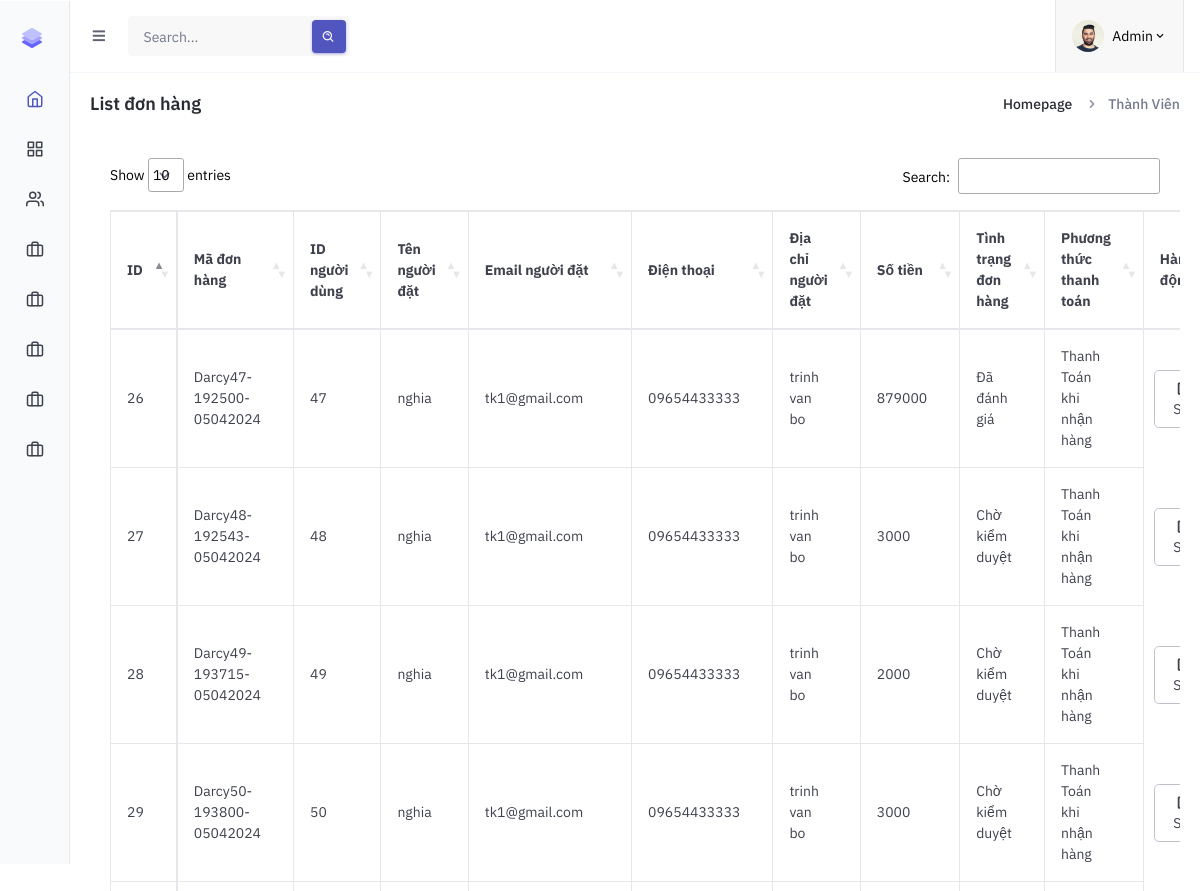
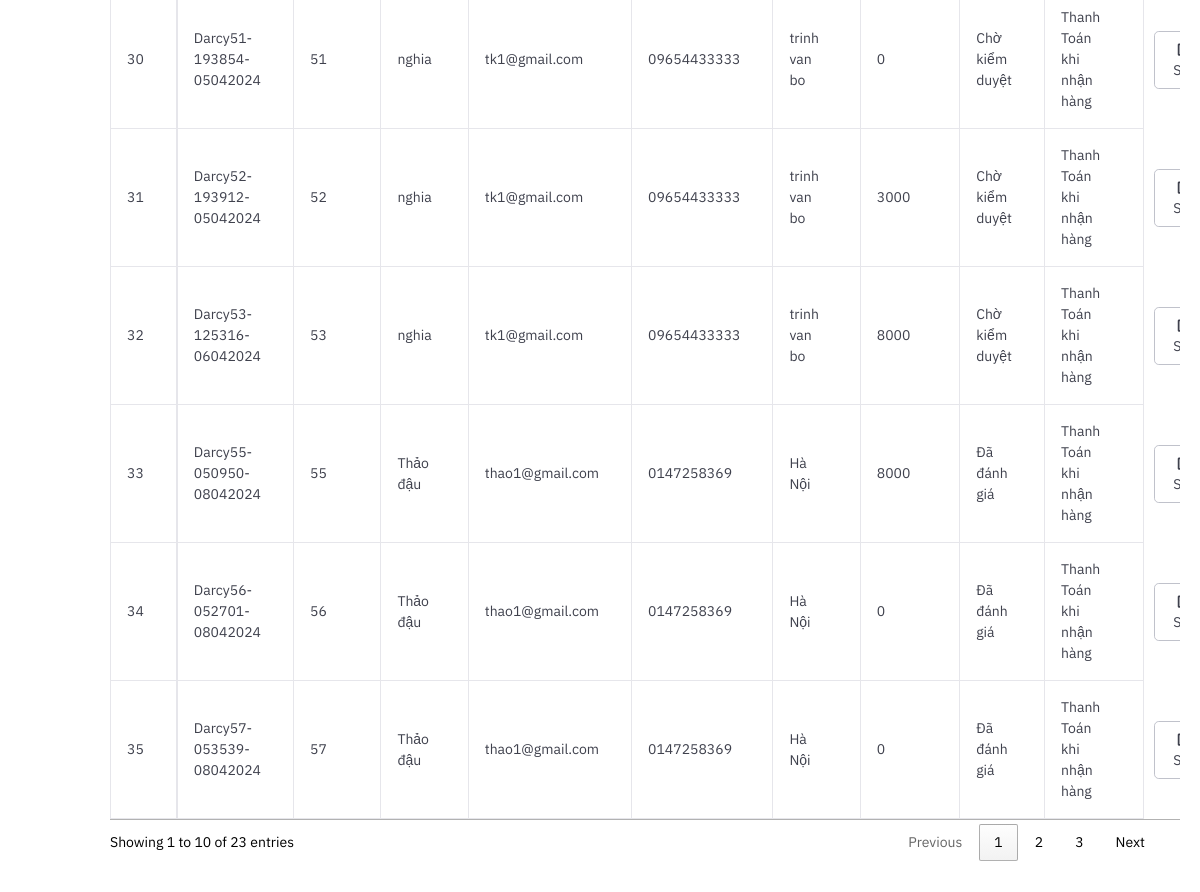
The page /admin/index.php?pg=listbill (signed in) on the database its author committed (2 pictures, top to bottom).
### tables this page shows
CREATE TABLE `bill` (
  `id` int(11) NOT NULL,
  `madh` varchar(50) NOT NULL,
  `iduser` int(11) NOT NULL,
  `nguoidat_ten` varchar(50) NOT NULL,
  `nguoidat_email` varchar(50) NOT NULL,
  `nguoidat_tell` varchar(20) NOT NULL,
  `nguoidat_diachi` varchar(100) NOT NULL,
  `ngaydathang` datetime NOT NULL DEFAULT current_timestamp(),
  `nguoinhan_ten` varchar(50) DEFAULT NULL,
  `nguoinhan_diachi` varchar(50) DEFAULT NULL,
  `nguoinhan_tel` varchar(20) DEFAULT NULL,
  `total` int(11) NOT NULL,
  `ship` int(11) NOT NULL DEFAULT 0,
  `voucher` int(11) NOT NULL DEFAULT 0,
  `tongthanhtoan` int(11) NOT NULL,
  `bill_status` varchar(255) NOT NULL DEFAULT '0' COMMENT '0:Đơn hàng mới 1:Đang xử lí 2:Đang giao hàng 3:hoàn tất',
  `pttt` tinyint(1) NOT NULL COMMENT '0: COD; 1:CK; 2:Thanh toán online'
);

### dao/pdo.php (called while the page is built, shortened)
<?php
function pdo_get_connection(){
    $dburl = "mysql:host=localhost;dbname=da222;charset=utf8";
    $username = 'root';
    $password = '';
    $conn = new PDO($dburl, $username, $password);
    $conn->setAttribute(PDO::ATTR_ERRMODE, PDO::ERRMODE_EXCEPTION);
    return $conn;
}
function pdo_query($sql){
    $sql_args = array_slice(func_get_args(), 1);
    try{
        $conn = pdo_get_connection();
        $stmt = $conn->prepare($sql);
        $stmt->execute($sql_args);
        $rows = $stmt->fetchAll();
        return $rows;
    }
    catch(PDOException $e){
        throw $e;
    }
    finally{
        unset($conn);
    }
}

### dao/donhang.php (called while the page is built, shortened)
<?php
require_once 'pdo.php';
function loadall_bill_admin()
{
    $sql ="SELECT * FROM bill order by id desc";
    return pdo_query($sql);
}

### admin/view/bill/billlist.php (the view, shortened to what this page needs)
<div class="main-content ">
        <div class="page-content dark:bg-zinc-700">
            <div class="container-fluid px-[0.625rem]">
                <div class="grid grid-cols-1 mb-5">
                    <div class="flex items-center justify-between">
                        <h4 class="mb-sm-0 text-lg font-semibold grow text-gray-800 dark:text-gray-100">List đơn hàng </h4>
                        <nav class="flex" aria-label="Breadcrumb">
                            <ol class="inline-flex items-center space-x-1 md:space-x-3">
                                <li class="inline-flex items-center">
                                    <a href="#" class="inline-flex items-center text-sm font-medium text-gray-800 hover:text-gray-900 dark:text-zinc-100 dark:hover:text-white">
                                        Homepage
                                    </a>
                                </li>
                                <li>
                                    <div class="flex items-center">
                                        <svg class="w-4 h-4 text-gray-400" fill="currentColor" viewBox="0 0 20 20" xmlns="http://www.w3.org/2000/svg">
                                            <path fill-rule="evenodd" d="M7.293 14.707a1 1 0 010-1.414L10.586 10 7.293 6.707a1 1 0 011.414-1.414l4 4a1 1 0 010 1.414l-4 4a1 1 0 01-1.414 0z" clip-rule="evenodd"></path>
                                        </svg>
                                        <a href="#" class="ml-1 text-sm font-medium text-gray-500 hover:text-gray-900 md:ml-2 dark:text-gray-100 dark:hover:text-white">Thành Viên</a>
                                    </div>
                                </li>
                            </ol>
                        </nav>
                    </div>
                </div>
                <div class=" dark:bg-zinc-800 dark:border-zinc-600">
                            <div class="card-body relative overflow-x-auto">
                                <table id="example" class="table w-full pt-4 text-gray-700 dark:text-zinc-100">
                                    <thead>
                                        <tr>
                                            <th class="p-4 pr-8 border border-y-2 border-gray-50 dark:border-zinc-600">ID</th>
                                            <th class="p-4 pr-8 border border-y-2 border-gray-50 dark:border-zinc-600">Mã đơn hàng</th>
                                             <th class="p-4 pr-8 border border-y-2 border-gray-50 dark:border-zinc-600 border-l-0">ID người dùng</th>
                                            <th class="p-4 pr-8 border border-y-2 border-gray-50 dark:border-zinc-600 border-l-0">Tên người đặt</th>
                                            <th class="p-4 pr-8 border border-y-2 border-gray-50 dark:border-zinc-600 border-l-0">Email người đặt</th>
                                            <th class="p-4 pr-8 border border-y-2 border-gray-50 dark:border-zinc-600 border-l-0">Điện thoại</th>
                                            <th class="p-4 pr-8 border border-y-2 border-gray-50 dark:border-zinc-600 border-l-0">Địa chỉ người đặt</th>
                                            <th class="p-4 pr-8 border border-y-2 border-gray-50 dark:border-zinc-600 border-l-0">Số tiền</th>
                                            <th class="p-4 pr-8 border border-y-2 border-gray-50 dark:border-zinc-600 border-l-0">Tình trạng đơn hàng</th>
                                            <th class="p-4 pr-8 border border-y-2 border-gray-50 dark:border-zinc-600 border-l-0">Phương thức thanh toán</th>
                                            <th class="p-4 pr-8 border border-y-2 border-gray-50 dark:border-zinc-600 border-l-0">Hành động</th>
                                        </tr>
                                    </thead>
                    <tbody>
                    <?php
                    foreach ($listbill as $bill) {
                       extract($bill);
                    ?>
                        <tr>
                            <td class="p-4 pr-8 border border-t-0 border-gray-50 dark:border-zinc-600" ><?php echo $id?></td>
                            <td class="p-4 pr-8 border border-t-0 border-gray-50 dark:border-zinc-600" ><?php echo $madh?></td>
                            <td  class="p-4 pr-8 border border-t-0 border-l-0 border-gray-50 dark:border-zinc-600"><?php echo $iduser?></td>
                            <td  class="p-4 pr-8 border border-t-0 border-l-0 border-gray-50 dark:border-zinc-600"><?php echo $nguoidat_ten?></td>
                            <td  class="p-4 pr-8 border border-t-0 border-l-0 border-gray-50 dark:border-zinc-600"><?php echo $nguoidat_email?></td>
                            <td  class="p-4 pr-8 border border-t-0 border-l-0 border-gray-50 dark:border-zinc-600"><?php echo $nguoidat_tell?></td>
                            <td  class="p-4 pr-8 border border-t-0 border-l-0 border-gray-50 dark:border-zinc-600"><?php echo $nguoidat_diachi?></td>
                            <td  class="p-4 pr-8 border border-t-0 border-l-0 border-gray-50 dark:border-zinc-600"><?php echo $tongthanhtoan?></td>
                            <td  class="p-4 pr-8 border border-t-0 border-l-0 border-gray-50 dark:border-zinc-600"><?php echo $bill_status=="0" ? "Chờ kiểm duyệt" : ( $bill_status=="1" ? "đã kiểm duyệt" : ( $bill_status=="2" ? "Đang Giao Hàng" :  ( $bill_status=="3" ? "đã giao hàng" : "Đã đánh giá") ) ) ?></td>
                            <td  class="p-4 pr-8 border border-t-0 border-l-0 border-gray-50 dark:border-zinc-600"><?php echo $pttt=="0" ? "Thanh Toán khi nhận hàng" : ($pttt=="1" ? "Chuyển khoản" : "Thanh Toán  online" )?></td>
                            <td>
                                <a href="index.php?pg=update_bill&id=<?php echo $id?>" class="btn btn-warning"><i class="fa-solid fa-pen-to-square"></i> Sửa</a>
                        </tr>
                        <?php
                    }
                    ?>
                    </tbody>
                                </table>
                            </div>
                        </div>
            </div>
        </div>

### rows shown on the page
bill: id "35", madh "Darcy57-053539-08042024", iduser "57", nguoidat_ten "Thảo đậu", nguoidat_email "thao1@gmail.com", nguoidat_tell "0147258369", nguoidat_diachi "Hà Nội", tongthanhtoan "0", bill_status "Đã đánh giá", pttt "Thanh Toán khi nhận hàng"
bill: id "34", madh "Darcy56-052701-08042024", iduser "56", nguoidat_ten "Thảo đậu", nguoidat_email "thao1@gmail.com", nguoidat_tell "0147258369", nguoidat_diachi "Hà Nội", tongthanhtoan "0", bill_status "Đã đánh giá", pttt "Thanh Toán khi nhận hàng"
bill: id "33", madh "Darcy55-050950-08042024", iduser "55", nguoidat_ten "Thảo đậu", nguoidat_email "thao1@gmail.com", nguoidat_tell "0147258369", nguoidat_diachi "Hà Nội", tongthanhtoan "8000", bill_status "Đã đánh giá", pttt "Thanh Toán khi nhận hàng"
bill: id "32", madh "Darcy53-125316-06042024", iduser "53", nguoidat_ten "nghia", nguoidat_email "tk1@gmail.com", nguoidat_tell "09654433333", nguoidat_diachi "trinh van bo", tongthanhtoan "8000", bill_status "Chờ kiểm duyệt", pttt "Thanh Toán khi nhận hàng"
bill: id "31", madh "Darcy52-193912-05042024", iduser "52", nguoidat_ten "nghia", nguoidat_email "tk1@gmail.com", nguoidat_tell "09654433333", nguoidat_diachi "trinh van bo", tongthanhtoan "3000", bill_status "Chờ kiểm duyệt", pttt "Thanh Toán khi nhận hàng"
bill: id "30", madh "Darcy51-193854-05042024", iduser "51", nguoidat_ten "nghia", nguoidat_email "tk1@gmail.com", nguoidat_tell "09654433333", nguoidat_diachi "trinh van bo", tongthanhtoan "0", bill_status "Chờ kiểm duyệt", pttt "Thanh Toán khi nhận hàng"
bill: id "29", madh "Darcy50-193800-05042024", iduser "50", nguoidat_ten "nghia", nguoidat_email "tk1@gmail.com", nguoidat_tell "09654433333", nguoidat_diachi "trinh van bo", tongthanhtoan "3000", bill_status "Chờ kiểm duyệt", pttt "Thanh Toán khi nhận hàng"
bill: id "28", madh "Darcy49-193715-05042024", iduser "49", nguoidat_ten "nghia", nguoidat_email "tk1@gmail.com", nguoidat_tell "09654433333", nguoidat_diachi "trinh van bo", tongthanhtoan "2000", bill_status "Chờ kiểm duyệt", pttt "Thanh Toán khi nhận hàng"
bill: id "27", madh "Darcy48-192543-05042024", iduser "48", nguoidat_ten "nghia", nguoidat_email "tk1@gmail.com", nguoidat_tell "09654433333", nguoidat_diachi "trinh van bo", tongthanhtoan "3000", bill_status "Chờ kiểm duyệt", pttt "Thanh Toán khi nhận hàng"
bill: id "26", madh "Darcy47-192500-05042024", iduser "47", nguoidat_ten "nghia", nguoidat_email "tk1@gmail.com", nguoidat_tell "09654433333", nguoidat_diachi "trinh van bo", tongthanhtoan "879000", bill_status "Đã đánh giá", pttt "Thanh Toán khi nhận hàng"
